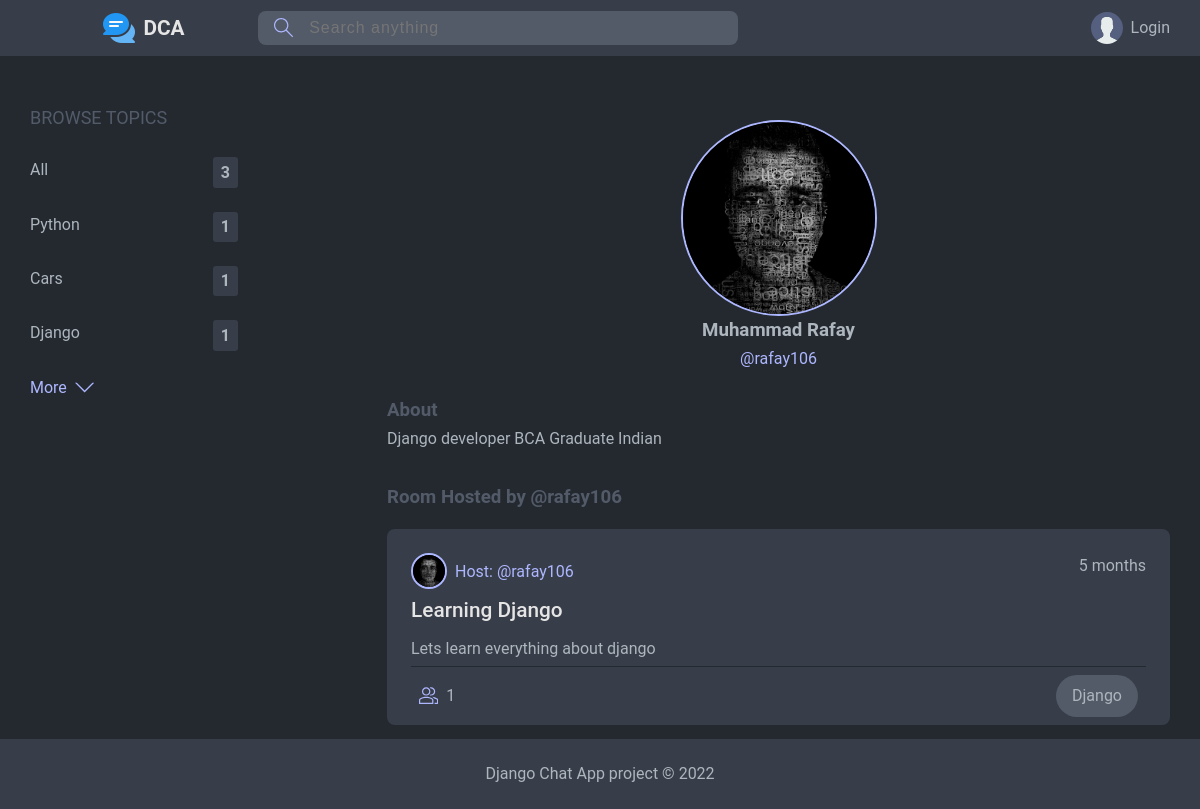
The app's page /profile/rafay106/ with its own data.
### chat/models.py (models this page shows, shortened)
class TopicModel(models.Model):
    name = models.CharField(max_length = 100)

class RoomModel(models.Model):
    host         = models.ForeignKey(UserModel, on_delete = models.SET_NULL, null = True)
    topic        = models.ForeignKey(TopicModel, on_delete = models.SET_NULL, null = True)
    name         = models.CharField(max_length = 150)
    description  = models.TextField(null = True, blank = True)
    participants = models.ManyToManyField(UserModel, related_name = 'participants', blank = True)
    updated      = models.DateTimeField(auto_now = True)
    created      = models.DateTimeField(auto_now_add = True)
    class Meta:
        ordering = ['-updated', '-created']
    def __str__(self):
        return self.name

class UserModel(AbstractUser):
    first_name = None
    last_name = None
    email = models.EmailField(verbose_name='Email Address', max_length=255, unique = True)
    name = models.CharField(max_length = 90)
    about = models.TextField(blank = True, null = True)
    avatar = models.ImageField(null=True, default="avatar.svg")
    objects = UserManager()
    USERNAME_FIELD = 'email'
    REQUIRED_FIELDS = ['username']

### chat/views.py (the view)
# urls.py: path('profile/<str:uname>/', userProfileView, name='userProfileView'),
def userProfileView(request, uname):
    user = UserModel.objects.get(username=uname)
    rooms = user.roommodel_set.all()
    topics = TopicModel.objects.all()[0:5]
    msgs = user.messagemodel_set.all()
    context = {
        'user' : user,
        'rooms' : rooms,
        'topics' : topics,
        'msgs' : msgs
    }
    return render(request, 'chat/user_profile.html', context)

### chat/models.py (called while the page is built)
    def __str__(self):
        return f'{self.body[0:30]}'

### chat/templates/chat/user_profile.html (shortened to what this page needs)
{% extends 'base.html' %}
{% block content %}
<div id="home-container">
    <div id="topics-sidebar">
        {% include 'chat/topics_component.html' %}
    </div>
    <div id="feed-area">
        <div id="user-profile">
            <div id="up-info">
                <div class="avatar avatar-vlg">
                    <img src="{{user.avatar.url}}">
                </div>
                <h3 style="text-transform:capitalize">{{user.name}}</h3>
                <p>@{{user.username}}</p>
            </div>
            <div id="up-about">
                <h3>About</h3>
                <p>{{user.about}}</p>
            </div>
        </div>
        <div class="feed-item roomlist">
            {% if rooms %}
            <h3>Room Hosted by @{{user.username}}</h3>
            {% include 'chat/room-list_component.html' %}
            {% else %}
            <h3>@{{user.username}} has not hosted any rooms yet.</h3>
            {% endif %}
        </div>
    </div>
</div>
{% endblock content %}

### chat/templates/chat/topics_component.html
<div class="t-list">
    <div class="t-item">
        <p id="btopics">BROWSE TOPICS</p>
    </div>
    <div class="t-item">
        <a href="{%url 'chat:homeView' %}">
            All
            <span>{{topics|length}}</span>
        </a>
    </div>
    {% for topic in topics %}
    <div class="t-item">
        <a href="{%url 'chat:homeView' %}?q={{topic.name}}">
            {{topic.name}}
            <span>{{topic.roommodel_set.all|length}}</span>
        </a>
    </div>
    {% endfor %}
    <div class="more-topics">
        <a class="btn-link" href="{% url 'chat:topicsView' %}">
            More
            <svg class="svg-lm" version="1.1" xmlns="http://www.w3.org/2000/svg" width="32" height="32" viewBox="0 0 32 32">
                <title>chevron-down</title>
                <path d="M16 21l-13-13h-3l16 16 16-16h-3l-13 13z"></path>
            </svg>
        </a>
    </div>
</div>

### chat/templates/chat/room-list_component.html (shortened to what this page needs)
{% for room in rooms %}
<div class="room-card">
    <div class="room-card-head">
        <div class="host-details">
            <div class="profile-sm">
                <a href="{% url 'chat:userProfileView' room.host.username %}">
                    <div class="avatar avatar-small">
                        <img src="{{room.host.avatar.url}}" />
                    </div>
                    Host: @{{room.host.username}}
                </a>
            </div>
        </div>
        <div class="room-timestamp">
            <span>{{room.created|timesince}}</span>
        </div>
    </div>
    <div class="room-card-body">
        <h4 id="room-title">
            <a href="{% url 'chat:roomView' room.id %}">
                {{room.name}}
            </a>
        </h4>
        <p id="room-desc">{{room.description}}</p>
    </div>
    <div class="room-card-foot">
        <a href="{% url 'chat:roomView' room.id %}">
            {{room.participants.all|length}}
        </a>
        <p>{{room.topic.name}}</p>
    </div>
</div>
{% endfor %}

### static/css/base.css (style rules this page uses)
:root { --color-dark: #242930; --color-medium: #383E49; --color-light: #535B69; --color-light-more: #ADB7FF; --color-important: #FFB1AD; --color-text-light: #e5e5e5; --color-text-dark: #adb5bd; --color-success: #5dd693; --color-error: #fc4b0b; }
* { margin: 0; padding: 0; box-sizing: border-box; }
body { min-height: 100vh; display: grid; grid-template-rows: auto 1fr auto ; margin: 0; background-color: var(--color-dark); color: var(--color-text-dark); font-family: 'Roboto'; line-height: 1.6; }
a { text-decoration: none; color: var(--color-text-dark); }
#home-container { margin-top: 1rem; display: grid; grid-template-columns: 1fr 3fr 1fr; align-items: start; gap: 6rem; }
svg { width: 1.2rem; height: 1.2rem; }
.svg-lm { fill: var(--color-light-more); }
.avatar { border-radius: 50%; border: 2px solid var(--color-light-more); }
.avatar-small img { width: 2rem; height: 2rem; }
.avatar img { display: block; border-radius: 50%; }
.avatar-vlg img { width: 12rem; height: 12rem; }
.profile-sm a { display: flex; align-items: center; gap: 0.5rem; color: var(--color-light-more); }
.t-list { width: 13rem; display: flex; flex-direction: column; gap: 1.5rem; }
#topics-sidebar p { font-size: large; color: var(--color-light); }
.t-list a { display: flex; justify-content: space-between; }
.t-list span { background-color: var(--color-medium); border-radius: 3px; padding: 0.15rem 0.5rem; font-weight: bolder; }
.btn-link { display: flex; align-items: center; justify-content: start !important ; gap: 0.5rem; cursor: pointer; color: var(--color-light-more); font-size: 1rem; }
.roomlist { display: grid; grid-template-rows: 1fr; gap: 1rem; margin-top: 1rem; }
.room-card { padding: 1.5rem 1.5rem 0 1.5rem; background-color: var(--color-medium); border-radius: 0.5rem; }
.room-card-head { display: flex; justify-content: space-between; }
.host-details { display: flex; align-items: center; gap: 0.5rem; }
.room-card-body { margin: 5px 0; }
#room-title { font-size: 1.3rem; font-weight: 500; }
#room-title a { color: var(--color-text-light); }
#room-desc { margin-top: 0.5rem; }
.room-card-foot { border-top: 1px solid var(--color-dark); display: flex; justify-content: space-between; padding: 0.5rem; }
.room-card-foot a { display: flex; align-items: center; gap: 0.5rem; }
.room-card-foot p { background-color: var(--color-light); border-radius: 2rem; padding: 0.5rem 1rem; }
#user-profile { width: 100%; }
#up-info { display: flex; flex-direction: column; align-items: center; padding: 0.5rem; margin: 0.5rem; }
#up-info p { color: var(--color-light-more); }
#up-about h3 { color: var(--color-light); margin-top: 1rem; }
.roomlist h3 { color: var(--color-light); margin-top: 1rem; }
@media only screen and (max-width:1300px) { #home-container { grid-template-columns: 1fr 3fr; } }

### records on screen
TopicModel: name "Python", roommodel_set.all|length "1"
TopicModel: name "Cars", roommodel_set.all|length "1"
TopicModel: name "Django", roommodel_set.all|length "1"
UserModel: avatar (picture), name "Muhammad Rafay", username "rafay106", about "Django developer BCA Graduate Indian"
RoomModel: host.avatar (picture), host.username "rafay106", created "5 months", name "Learning Django", description "Lets learn everything about django", participants.all|length "1", topic.name "Django"

### other values on screen
{{ topics|length }} "3"
